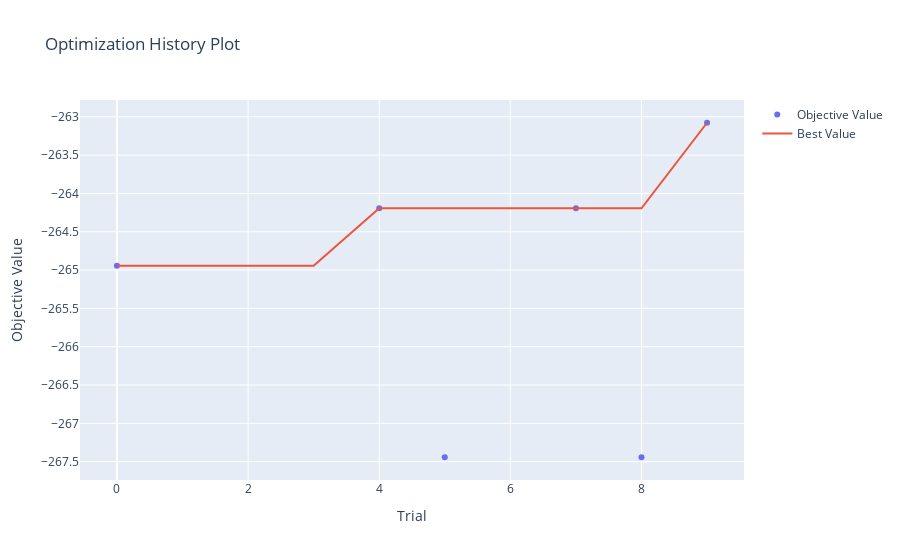
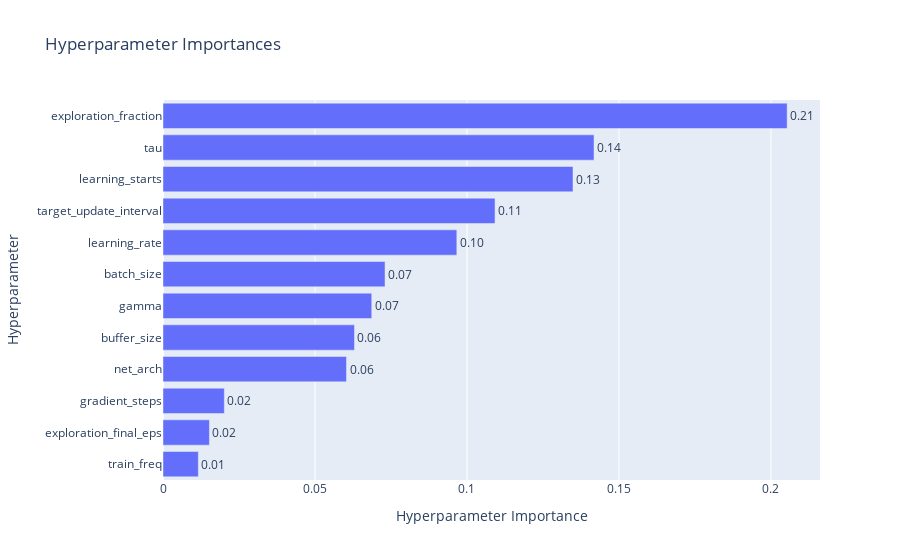

Notebook cell for these charts, in order:
### Code cell
# Load an existing study (SQLite) and inspect results
import optuna
study = optuna.load_study(study_name=STUDY_NAME, storage=STORAGE_URL)
print("Best value:", study.best_value)
print("Best params:", study.best_trial.params)

# Parameter importance (which knobs matter most)
from optuna.importance import get_param_importances
imps = get_param_importances(study)
print("Importances:", imps)

# Visualizations (in notebook)
from optuna.visualization import (
    plot_optimization_history, plot_param_importances,
    plot_parallel_coordinate, plot_slice
)
plot_optimization_history(study).show()
plot_param_importances(study).show()
plot_parallel_coordinate(study).show()
plot_slice(study).show()

### Figure 1 — Plotly figure (JSON) as saved in the notebook; plotly's stock layout.template omitted (floating-point values rounded to 4 significant figures)
{"data": [{"mode": "markers", "name": "Objective Value", "type": "scatter", "x": [0, 4, 5, 7, 8, 9], "y": [-264.9, -264.2, -267.4, -264.2, -267.4, -263.1]}, {"mode": "lines", "name": "Best Value", "type": "scatter", "x": [0, 1, 2, 3, 4, 5, 6, 7, 8, 9], "y": [-264.9, -264.9, -264.9, -264.9, -264.2, -264.2, -264.2, -264.2, -264.2, -263.1]}, {"marker": {"color": "#cccccc"}, "mode": "markers", "name": "Infeasible Trial", "showlegend": false, "type": "scatter", "x": [], "y": []}], "layout": {"title": {"text": "Optimization History Plot"}, "xaxis": {"title": {"text": "Trial"}}, "yaxis": {"title": {"text": "Objective Value"}}}}

### Figure 2 — Plotly figure (JSON) as saved in the notebook; plotly's stock layout.template omitted (floating-point values rounded to 4 significant figures)
{"data": [{"cliponaxis": false, "hovertemplate": ["train_freq (IntDistribution): 0.01162152453817348<extra></extra>", "exploration_final_eps (FloatDistribution): 0.015273880304355598<extra></extra>", "gradient_steps (IntDistribution): 0.020176230939427366<extra></extra>", "net_arch (CategoricalDistribution): 0.06036264330249135<extra></extra>", "buffer_size (IntDistribution): 0.0629903230552624<extra></extra>", "gamma (FloatDistribution): 0.06866592492071512<extra></extra>", "batch_size (CategoricalDistribution): 0.07303563669968484<extra></extra>", "learning_rate (FloatDistribution): 0.09665863207016026<extra></extra>", "target_update_interval (IntDistribution): 0.10922855673391998<extra></extra>", "learning_starts (IntDistribution): 0.1348718775936322<extra></extra>", "tau (FloatDistribution): 0.14179508011270617<extra></extra>", "exploration_fraction (FloatDistribution): 0.20531968972947123<extra></extra>"], "name": "Objective Value", "orientation": "h", "text": ["0.01", "0.02", "0.02", "0.06", "0.06", "0.07", "0.07", "0.10", "0.11", "0.13", "0.14", "0.21"], "textposition": "outside", "type": "bar", "x": [0.01162, 0.01527, 0.02018, 0.06036, 0.06299, 0.06867, 0.07304, 0.09666, 0.1092, 0.1349, 0.1418, 0.2053], "y": ["train_freq", "exploration_final_eps", "gradient_steps", "net_arch", "buffer_size", "gamma", "batch_size", "learning_rate", "target_update_interval", "learning_starts", "tau", "exploration_fraction"]}], "layout": {"title": {"text": "Hyperparameter Importances"}, "xaxis": {"title": {"text": "Hyperparameter Importance"}}, "yaxis": {"title": {"text": "Hyperparameter"}}}}
